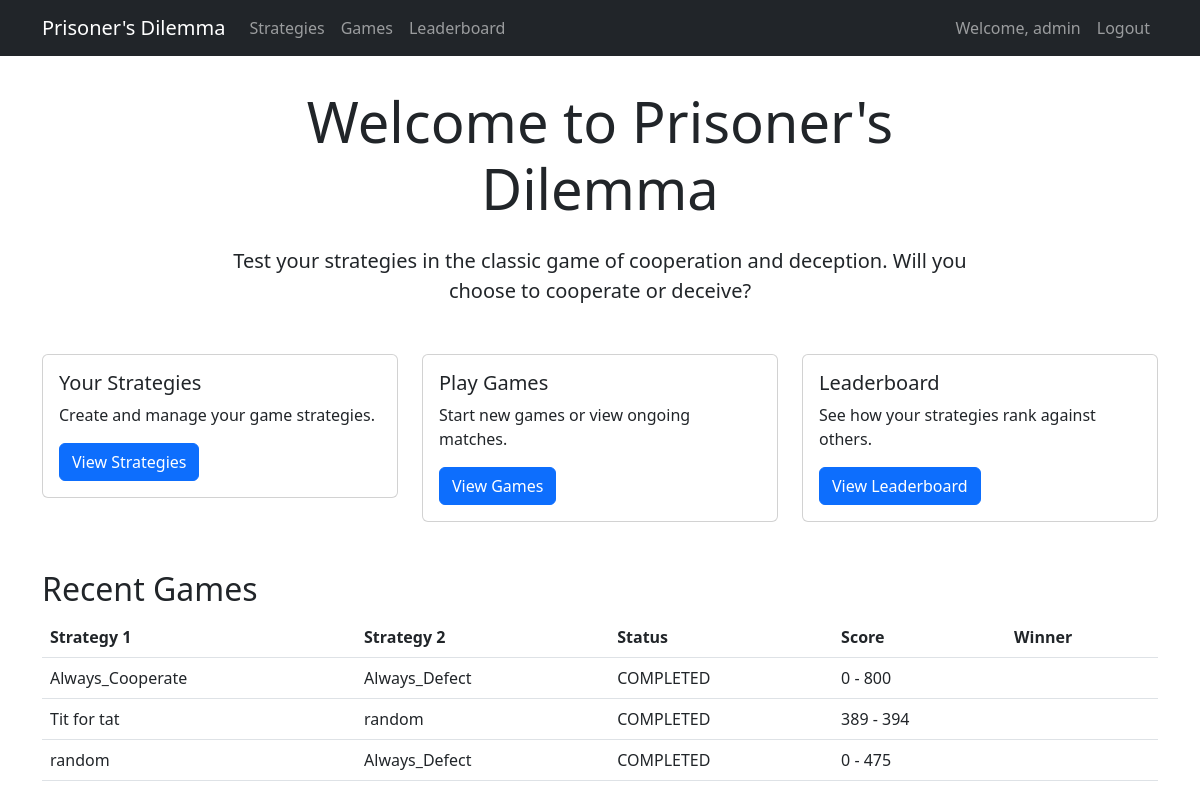
The page / (signed in) on the database as committed earlier.
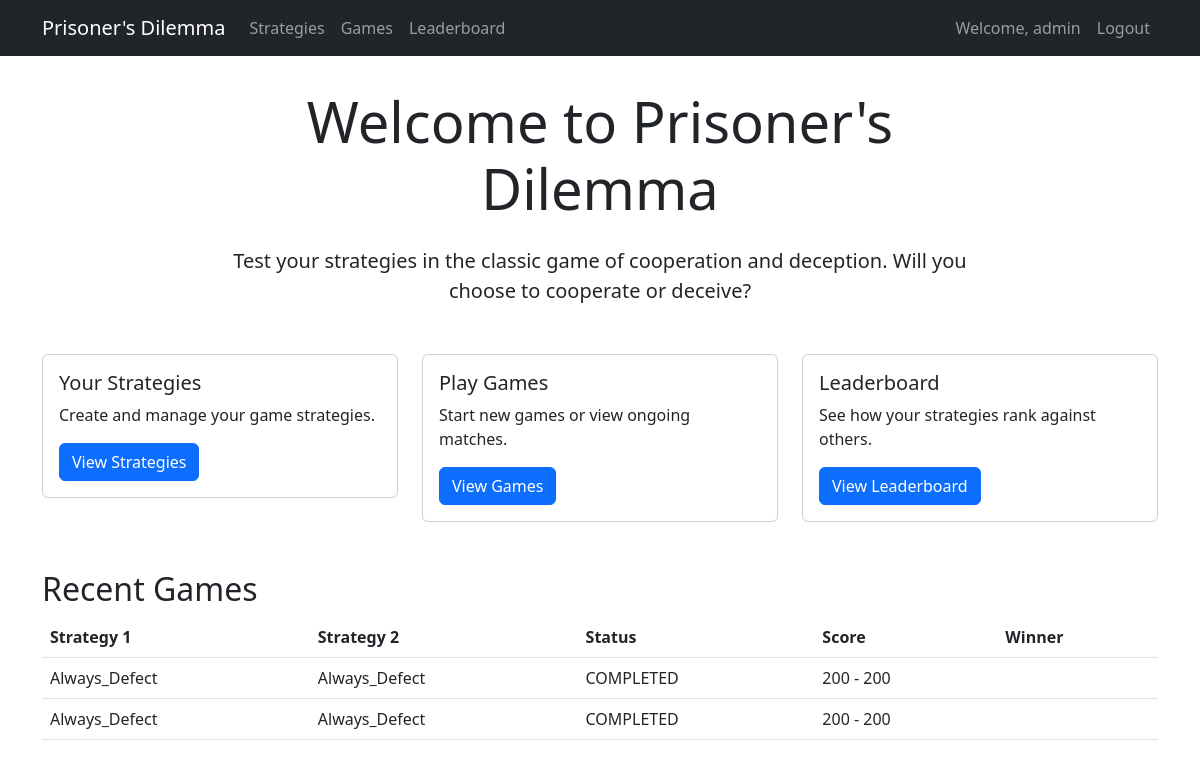
The same page on the database as committed later.
### dilemma_game/models.py (models this page shows, shortened)
class Game(models.Model):
    GAME_STATUS = (
        ('IN_PROGRESS', 'In Progress'),
        ('COMPLETED', 'Completed'),
    )
    strategy1 = models.ForeignKey(Strategy, on_delete=models.CASCADE, related_name='games_as_player1')
    strategy2 = models.ForeignKey(Strategy, on_delete=models.CASCADE, related_name='games_as_player2')
    current_round = models.IntegerField(default=0)
    total_rounds = models.IntegerField(default=200)
    player1_score = models.IntegerField(default=0)
    player2_score = models.IntegerField(default=0)
    status = models.CharField(max_length=20, choices=GAME_STATUS, default='IN_PROGRESS')
    created_at = models.DateTimeField(auto_now_add=True)
    completed_at = models.DateTimeField(null=True, blank=True)

class Strategy(models.Model):
    name = models.CharField(max_length=100)
    description = models.TextField()
    code = models.TextField()
    created_by = models.ForeignKey(User, on_delete=models.CASCADE)
    created_at = models.DateTimeField(auto_now_add=True)
    updated_at = models.DateTimeField(auto_now=True)

### dilemma_game/views.py (the view)
# urls.py: path('', home, name='home'),
@login_required
def home(request):
    recent_games = Game.objects.order_by('-created_at')[:5]
    return render(request, 'dilemma_game/home.html', {
        'recent_games': recent_games
    })

### dilemma_game/templates/dilemma_game/home.html (shortened to what this page needs)
{% extends 'dilemma_game/base.html' %}
{% block content %}
<div class="row">
    <div class="col-md-8 offset-md-2 text-center">
        <h1 class="display-4 mb-4">Welcome to Prisoner's Dilemma</h1>
        <p class="lead mb-4">
            Test your strategies in the classic game of cooperation and deception.
            Will you choose to cooperate or deceive?
        </p>
    </div>
</div>
<div class="row mt-4">
    <div class="col-md-4">
        <div class="card">
            <div class="card-body">
                <h5 class="card-title">Your Strategies</h5>
                <p class="card-text">Create and manage your game strategies.</p>
                <a href="{% url 'strategy_list' %}" class="btn btn-primary">View Strategies</a>
            </div>
        </div>
    </div>
    <div class="col-md-4">
        <div class="card">
            <div class="card-body">
                <h5 class="card-title">Play Games</h5>
                <p class="card-text">Start new games or view ongoing matches.</p>
                <a href="{% url 'game_list' %}" class="btn btn-primary">View Games</a>
            </div>
        </div>
    </div>
    <div class="col-md-4">
        <div class="card">
            <div class="card-body">
                <h5 class="card-title">Leaderboard</h5>
                <p class="card-text">See how your strategies rank against others.</p>
                <a href="{% url 'leaderboard' %}" class="btn btn-primary">View Leaderboard</a>
            </div>
        </div>
    </div>
</div>
{% if recent_games %}
<div class="row mt-5">
    <div class="col-12">
        <h2>Recent Games</h2>
        <div class="table-responsive">
            <table class="table table-hover">
                <thead>
                    <tr>
                        <th>Strategy 1</th>
                        <th>Strategy 2</th>
                        <th>Status</th>
                        <th>Score</th>
                        <th>Winner</th>
                    </tr>
                </thead>
                <tbody>
                    {% for game in recent_games %}
                    <tr>
                        <td>{{ game.strategy1.name }}</td>
                        <td>{{ game.strategy2.name }}</td>
                        <td>{{ game.status }}</td>
                        <td>{{ game.player1_score }} - {{ game.player2_score }}</td>
                        <td>{{ game.winner }}</td>
                    </tr>
                    {% endfor %}
                </tbody>
            </table>
        </div>
    </div>
</div>
{% endif %}
{% endblock %}

### dilemma_game/templates/dilemma_game/base.html (shortened to what this page needs)
<!DOCTYPE html>
<html lang="en">
<head>
    <link href="https://cdn.jsdelivr.net/npm/bootstrap@5.3.0/dist/css/bootstrap.min.css" rel="stylesheet">
</head>
<body>
    <nav class="navbar navbar-expand-lg navbar-dark bg-dark">
        <div class="container">
            <a class="navbar-brand" href="{% url 'home' %}">Prisoner's Dilemma</a>
            <div class="collapse navbar-collapse" id="navbarNav">
                <ul class="navbar-nav">
                    <li class="nav-item">
                        <a class="nav-link" href="{% url 'strategy_list' %}">Strategies</a>
                    </li>
                    <li class="nav-item">
                        <a class="nav-link" href="{% url 'game_list' %}">Games</a>
                    </li>
                    <li class="nav-item">
                        <a class="nav-link" href="{% url 'leaderboard' %}">Leaderboard</a>
                    </li>
                </ul>
                <ul class="navbar-nav ms-auto">
                    {% if user.is_authenticated %}
                    <li class="nav-item">
                        <span class="nav-link">Welcome, {{ user.username }}</span>
                    </li>
                    <li class="nav-item">
                        <a class="nav-link" href="{% url 'logout' %}">Logout</a>
                    </li>
                    {% else %}
                    <li class="nav-item">
                        <a class="nav-link" href="{% url 'login' %}">Login</a>
                    </li>
                    {% endif %}
                </ul>
            </div>
        </div>
    </nav>
    <div class="container">
        {% block content %}
        {% endblock %}
    </div>
</body>
</html>

### dilemma_game/templates/dilemma_game/base.html (style rules this page uses)
.navbar { margin-bottom: 2rem; }

Rows that differ between the two databases and show on the page:
removed Game: strategy1.name "Always_Cooperate", strategy2.name "Always_Defect", status "COMPLETED", player1_score "0", player2_score "800"
removed Game: strategy1.name "Tit for tat", strategy2.name "random", status "COMPLETED", player1_score "389", player2_score "394"
removed Game: strategy1.name "random", strategy2.name "Always_Defect", status "COMPLETED", player1_score "0", player2_score "475"
added Game: strategy1.name "Always_Defect", strategy2.name "Always_Defect", status "COMPLETED", player1_score "200", player2_score "200"
added Game: strategy1.name "Always_Defect", strategy2.name "Always_Defect", status "COMPLETED", player1_score "200", player2_score "200"
